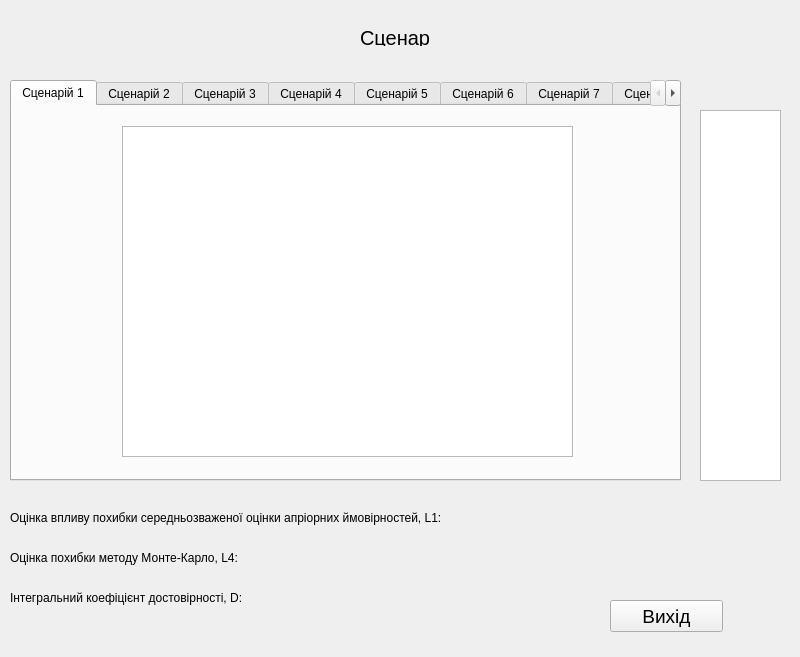
<?xml version="1.0" encoding="UTF-8"?>
<ui version="4.0">
 <class>Scenaries</class>
 <widget class="QWidget" name="Scenaries">
  <property name="geometry">
   <rect>
    <x>0</x>
    <y>0</y>
    <width>800</width>
    <height>657</height>
   </rect>
  </property>
  <property name="windowTitle">
   <string>Form</string>
  </property>
  <widget class="QTabWidget" name="tabWidget">
   <property name="geometry">
    <rect>
     <x>10</x>
     <y>80</y>
     <width>671</width>
     <height>401</height>
    </rect>
   </property>
   <property name="currentIndex">
    <number>0</number>
   </property>
   <widget class="QWidget" name="tab_1">
    <attribute name="title">
     <string>Сценарій 1</string>
    </attribute>
    <widget class="QTableWidget" name="t1">
     <property name="geometry">
      <rect>
       <x>110</x>
       <y>20</y>
       <width>451</width>
       <height>331</height>
      </rect>
     </property>
    </widget>
   </widget>
   <widget class="QWidget" name="tab_2">
    <attribute name="title">
     <string>Сценарій 2</string>
    </attribute>
    <widget class="QTableWidget" name="t2">
     <property name="geometry">
      <rect>
       <x>110</x>
       <y>20</y>
       <width>451</width>
       <height>331</height>
      </rect>
     </property>
    </widget>
   </widget>
   <widget class="QWidget" name="tab_3">
    <attribute name="title">
     <string>Сценарій 3</string>
    </attribute>
    <widget class="QTableWidget" name="t3">
     <property name="geometry">
      <rect>
       <x>110</x>
       <y>20</y>
       <width>451</width>
       <height>331</height>
      </rect>
     </property>
    </widget>
   </widget>
   <widget class="QWidget" name="tab_4">
    <attribute name="title">
     <string>Сценарій 4</string>
    </attribute>
    <widget class="QTableWidget" name="t4">
     <property name="geometry">
      <rect>
       <x>110</x>
       <y>20</y>
       <width>451</width>
       <height>331</height>
      </rect>
     </property>
    </widget>
   </widget>
   <widget class="QWidget" name="tab_5">
    <attribute name="title">
     <string>Сценарій 5</string>
    </attribute>
    <widget class="QTableWidget" name="t5">
     <property name="geometry">
      <rect>
       <x>110</x>
       <y>20</y>
       <width>451</width>
       <height>331</height>
      </rect>
     </property>
    </widget>
   </widget>
   <widget class="QWidget" name="tab_6">
    <attribute name="title">
     <string>Сценарій 6</string>
    </attribute>
    <widget class="QTableWidget" name="t6">
     <property name="geometry">
      <rect>
       <x>110</x>
       <y>20</y>
       <width>451</width>
       <height>331</height>
      </rect>
     </property>
    </widget>
   </widget>
   <widget class="QWidget" name="tab_7">
    <attribute name="title">
     <string>Сценарій 7</string>
    </attribute>
    <widget class="QTableWidget" name="t7">
     <property name="geometry">
      <rect>
       <x>110</x>
       <y>20</y>
       <width>451</width>
       <height>331</height>
      </rect>
     </property>
    </widget>
   </widget>
   <widget class="QWidget" name="tab_8">
    <attribute name="title">
     <string>Сценарій 8</string>
    </attribute>
    <widget class="QTableWidget" name="t8">
     <property name="geometry">
      <rect>
       <x>110</x>
       <y>20</y>
       <width>451</width>
       <height>331</height>
      </rect>
     </property>
    </widget>
   </widget>
  </widget>
  <widget class="QTableWidget" name="t_sigma">
   <property name="geometry">
    <rect>
     <x>700</x>
     <y>110</y>
     <width>81</width>
     <height>371</height>
    </rect>
   </property>
  </widget>
  <widget class="QLabel" name="label_2">
   <property name="geometry">
    <rect>
     <x>360</x>
     <y>30</y>
     <width>71</width>
     <height>16</height>
    </rect>
   </property>
   <property name="font">
    <font>
     <pointsize>15</pointsize>
    </font>
   </property>
   <property name="text">
    <string>Сценарії</string>
   </property>
  </widget>
  <widget class="QLabel" name="label">
   <property name="geometry">
    <rect>
     <x>10</x>
     <y>510</y>
     <width>501</width>
     <height>16</height>
    </rect>
   </property>
   <property name="text">
    <string>Оцінка впливу похибки середньозваженої оцінки апріорних ймовірностей, L1:</string>
   </property>
  </widget>
  <widget class="QLabel" name="l1">
   <property name="geometry">
    <rect>
     <x>510</x>
     <y>510</y>
     <width>60</width>
     <height>16</height>
    </rect>
   </property>
   <property name="text">
    <string/>
   </property>
  </widget>
  <widget class="QLabel" name="label_3">
   <property name="geometry">
    <rect>
     <x>10</x>
     <y>550</y>
     <width>271</width>
     <height>16</height>
    </rect>
   </property>
   <property name="text">
    <string>Оцінка похибки методу Монте-Карло, L4:</string>
   </property>
  </widget>
  <widget class="QLabel" name="l4">
   <property name="geometry">
    <rect>
     <x>280</x>
     <y>550</y>
     <width>91</width>
     <height>16</height>
    </rect>
   </property>
   <property name="text">
    <string/>
   </property>
  </widget>
  <widget class="QLabel" name="label_4">
   <property name="geometry">
    <rect>
     <x>10</x>
     <y>590</y>
     <width>271</width>
     <height>16</height>
    </rect>
   </property>
   <property name="text">
    <string>Інтегральний коефіцієнт достовірності, D:</string>
   </property>
  </widget>
  <widget class="QLabel" name="IKD">
   <property name="geometry">
    <rect>
     <x>280</x>
     <y>590</y>
     <width>131</width>
     <height>16</height>
    </rect>
   </property>
   <property name="text">
    <string/>
   </property>
  </widget>
  <widget class="QPushButton" name="exitBtn">
   <property name="geometry">
    <rect>
     <x>610</x>
     <y>600</y>
     <width>113</width>
     <height>32</height>
    </rect>
   </property>
   <property name="font">
    <font>
     <pointsize>14</pointsize>
     <weight>50</weight>
     <italic>false</italic>
     <bold>false</bold>
     <underline>false</underline>
     <strikeout>false</strikeout>
    </font>
   </property>
   <property name="text">
    <string>Вихід</string>
   </property>
  </widget>
 </widget>
 <resources/>
 <connections/>
</ui>
